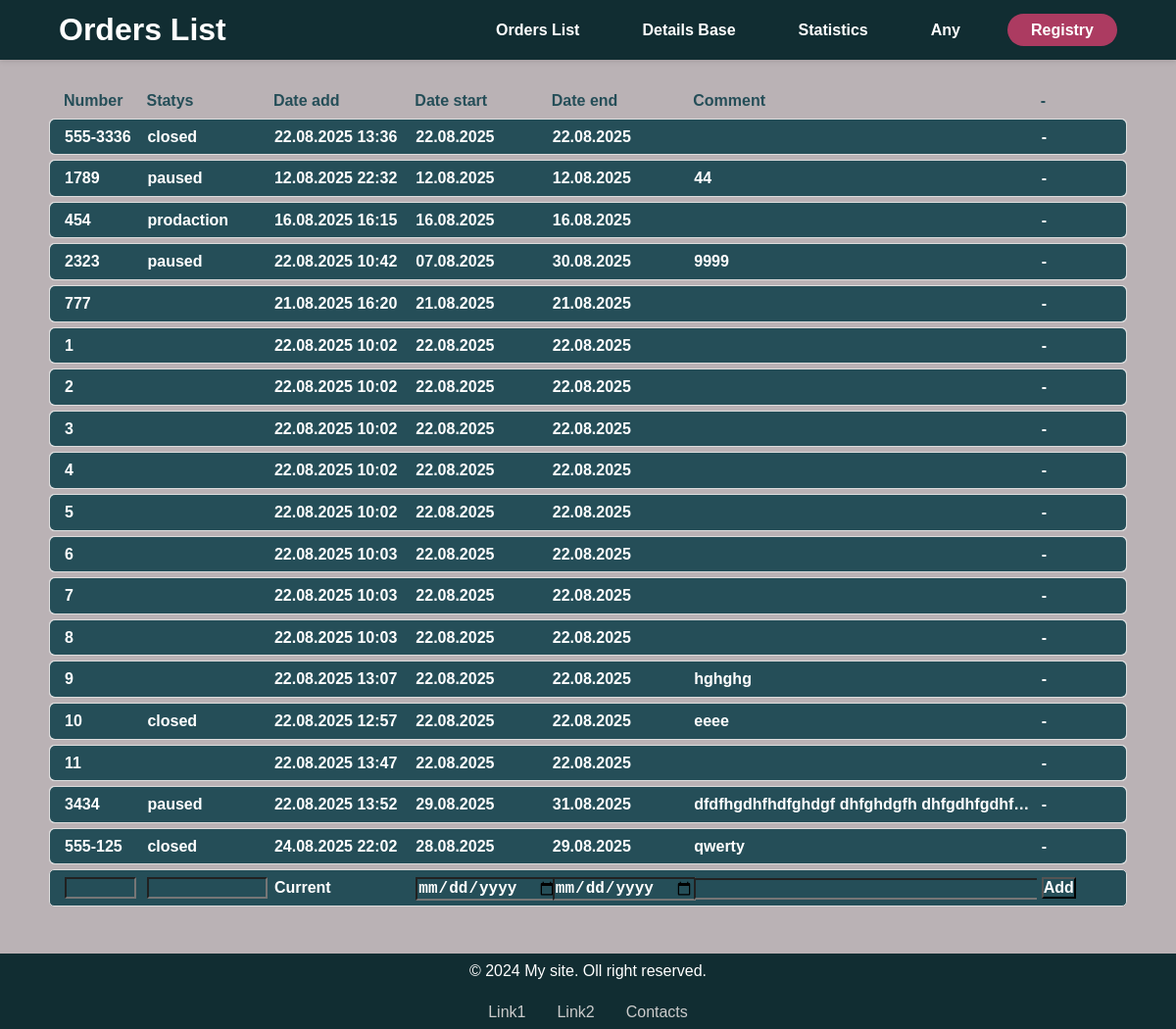
The page / on the database its author committed.
### OrdersList/models.py (models this page shows)
class Order(models.Model):
    order_number = models.CharField(max_length=15)
    statys = models.CharField(max_length=15)
    date_add = models.DateTimeField()
    date_start = models.DateField()
    date_end = models.DateField()
    comment = models.CharField(max_length=150)

### OrdersList/views.py (the view)
# urls.py: path('', OrdersList.views.ordersList, name='ordersList'),
def ordersList(request):
    orders = Order.objects.all()
    context = {'orders': orders}
    return render(request, 'ordersList.html', context)

### OrdersList/templates/ordersList.html (shortened to what this page needs)
{% extends "base.html" %}
{% block header %}Orders List{% endblock header %}
{% block content %}
{% load static %}
<link rel="stylesheet" type="text/css" href="{% static 'OrdersListStyles.css' %}" />
<div>
	<div class="order_caption">
		<span class="order_element_number">Number</span>
		<span class="order_element_statys">Statys</span>
		<span class="order_element_add">Date add</span>
		<span class="order_element_start">Date start</span>
		<span class="order_element_stop">Date end</span>
		<span class="order_element_comm">Comment</span>
		<span class="order_element_buttons">-</span>
	</div>
	{% for order in orders %}
	<details>
		<summary>
			<span class="order_element_number">{{ order.order_number }} </span>
			<span class="order_element_statys">{{ order.statys }} </span>
			<span class="order_element_add">{{ order.date_add|date:"d.m.Y G:i" }} </span>
			<span class="order_element_start">{{ order.date_start|date:"d.m.Y" }} </span>
			<span class="order_element_stop">{{ order.date_end|date:"d.m.Y" }} </span>
			<span class="order_element_comm">{{ order.comment }} </span>
			<span class="order_element_buttons">-</span>
		</summary>
	</details>
	{% endfor %}
	<div class="order_form">
	<form method="post" action="postuser/">
		<div class="order_edit">
			<span class="order_element_number"><input name="order_number" type="text" size="5" /></span>
			<span class="order_element_statys"><input name="order_statys" list="statys" size="10" /></span>
			<span class="order_element_add"> Current </span>
			<span class="order_element_start"><input name="order_start" type="date"  size="10" /></span>
			<span class="order_element_stop"><input name="order_end" type="date"  size="10" /></span>
			<span class="order_element_comm"><input name="order_comment"  type="text"  size="45"/></span>
			<span class="order_element_buttons"><input type="submit" value="Add" /></span>
		</div>
    </form>
	</div>
</div>
{% endblock content %}

### DjangoProdactionControl/static/baseStylesheet.css (style rules this page uses)
* { margin: 0; padding: 0; box-sizing: border-box; }
body { background: #bab2b5; font-family: Arial, sans-serif; line-height: 1.6; }

### OrdersList/static/OrdersListStyles.css (style rules this page uses)
div.order_caption { color: #254e58; font-weight: bold; padding-left: 15px; }
div.order_form { background: #254e58; color: #ffffff; font-weight: bold; padding: 5px; padding-left: 15px; border: 1px solid #ddd; border-radius: 5px; }
input { font-size: 16px; background: #254e58; color: #ffffff; font-weight: bold; }
.order_element_buttons { display: inline-block; width: 45px; }
.order_element_number { display: inline-block; width: 80px; }
.order_element_statys { display: inline-block; width: 125px; }
.order_element_add { display: inline-block; width: 140px; }
.order_element_start { display: inline-block; width: 135px; }
.order_element_stop { display: inline-block; width: 135px; }
.order_element_comm { display: inline-block; width: 350px; margin-left: 5px; white-space: nowrap; overflow: hidden; text-overflow: ellipsis; vertical-align: bottom; }
details { margin: 5px 0; padding: 0px; border: 1px solid #ddd; border-radius: 5px; background: #f9f9f9; }
summary { cursor: pointer; color: #ffffff; font-weight: bold; padding: 5px; padding-left: 15px; border-radius: 5px; width: 100%; background: #254e58; transition: background-color 0.3s; list-style: none; }

### rows shown on the page
Order: order_number "555-3336", statys "closed", date_add "22.08.2025 13:36", date_start "22.08.2025", date_end "22.08.2025"
Order: order_number "1789", statys "paused", date_add "12.08.2025 22:32", date_start "12.08.2025", date_end "12.08.2025", comment "44"
Order: order_number "454", statys "prodaction", date_add "16.08.2025 16:15", date_start "16.08.2025", date_end "16.08.2025"
Order: order_number "2323", statys "paused", date_add "22.08.2025 10:42", date_start "07.08.2025", date_end "30.08.2025", comment "9999"
Order: order_number "777", date_add "21.08.2025 16:20", date_start "21.08.2025", date_end "21.08.2025"
Order: order_number "1", date_add "22.08.2025 10:02", date_start "22.08.2025", date_end "22.08.2025"
Order: order_number "2", date_add "22.08.2025 10:02", date_start "22.08.2025", date_end "22.08.2025"
Order: order_number "3", date_add "22.08.2025 10:02", date_start "22.08.2025", date_end "22.08.2025"
Order: order_number "4", date_add "22.08.2025 10:02", date_start "22.08.2025", date_end "22.08.2025"
Order: order_number "5", date_add "22.08.2025 10:02", date_start "22.08.2025", date_end "22.08.2025"
Order: order_number "6", date_add "22.08.2025 10:03", date_start "22.08.2025", date_end "22.08.2025"
Order: order_number "7", date_add "22.08.2025 10:03", date_start "22.08.2025", date_end "22.08.2025"
Order: order_number "8", date_add "22.08.2025 10:03", date_start "22.08.2025", date_end "22.08.2025"
Order: order_number "9", date_add "22.08.2025 13:07", date_start "22.08.2025", date_end "22.08.2025", comment "hghghg"
Order: order_number "10", statys "closed", date_add "22.08.2025 12:57", date_start "22.08.2025", date_end "22.08.2025", comment "eeee"
Order: order_number "11", date_add "22.08.2025 13:47", date_start "22.08.2025", date_end "22.08.2025"
Order: order_number "3434", statys "paused", date_add "22.08.2025 13:52", date_start "29.08.2025", date_end "31.08.2025", comment "dfdfhgdhfhdfghdgf dhfghdgfh dhfgdhfgdhf…"
Order: order_number "555-125", statys "closed", date_add "24.08.2025 22:02", date_start "28.08.2025", date_end "29.08.2025", comment "qwerty"
